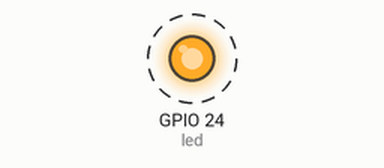
Simulated run of this program. Board: Raspberry Pi (BCM pin numbers). Parts: output pins drawn as LEDs (lit = HIGH). Dashed ring = blinking. What the program prints to the terminal is not drawn.

Above: at 0.5 s.
Timing chart, 0 to 4.6 s (numbered marks = the images above):
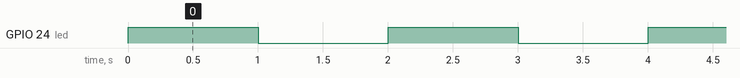

The program:

Blinkled.py
```python
from gpiozero import LED
from gpiozero.pins.pigpio import PiGPIOFactory
from time import sleep

factory = PiGPIOFactory(host='192.168.235.25')
led = LED(24, pin_factory=factory)

while True:
    print ("prende")
    led.on()
    sleep(1)
    print ("apaga")
    led.off()
    sleep(1)
```

Measured:
- by itself, GPIO 24 (led): alternates HIGH for 1.0 s and LOW for 1.0 s
